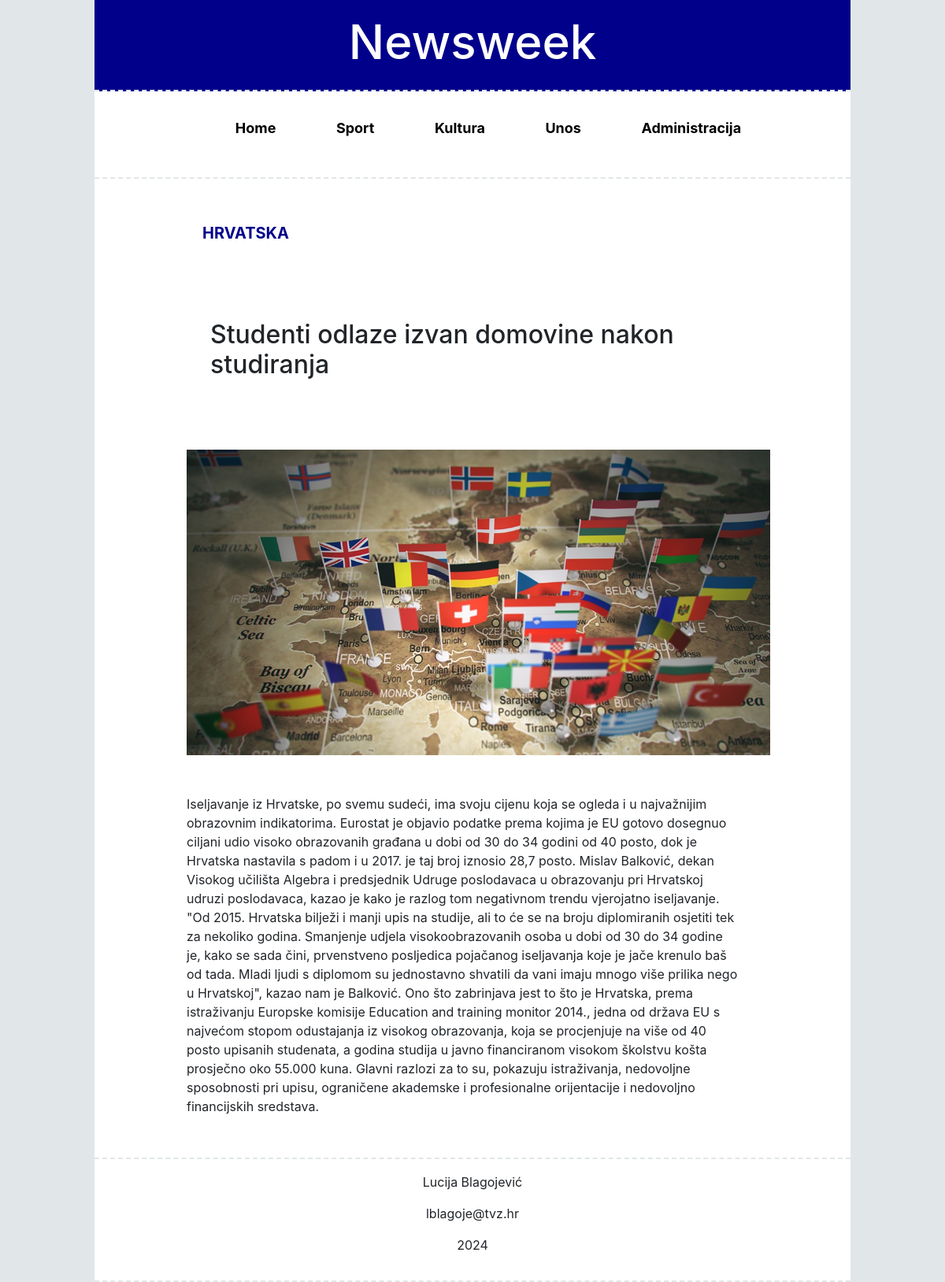
Page /clanak.php?id=1 on the committed database.
### tables this page shows
CREATE TABLE `naslov` (
  `idNaslov` int(11) NOT NULL,
  `naziv` varchar(100) NOT NULL,
  `slike` varchar(64) NOT NULL,
  `kategorija` varchar(100) NOT NULL,
  `arhiva` tinyint(1) NOT NULL,
  `opis` text NOT NULL,
  `kratki_sadrzaj` varchar(200) NOT NULL
);

### clanak.php (the view, shortened to what this page needs)
<?php
include 'connect.php';
$article_id = isset($_GET['id']) ? $_GET['id'] : '';
if (!empty($article_id)) {
    $sql = "SELECT kategorija, naziv, slike, opis FROM naslov WHERE idNaslov = ?";
    $stmt = $conn->prepare($sql);
    $stmt->bind_param("i", $article_id);
    $stmt->execute();
    $result = $stmt->get_result();
}
?>
<!DOCTYPE html>
<html lang="en">
<head>
    <link href="https://stackpath.bootstrapcdn.com/bootstrap/4.5.2/css/bootstrap.min.css" rel="stylesheet">
    <link href="css/style.css" rel="stylesheet">
</head>
<body>
    <header>
        <div class="container k" >
            <div class="row" >
                <div class="col-lg-12 col-sm-12 col-md-12 col-xs-12"  >
                    <h1 >Newsweek</h1>
                </div>
            </div>
        </div>
        <nav >
        <div class="container l" >
            <div class="row" >
                <div class="col-lg-12 col-sm-12 col-md-12 col-xs-12"  >
                        <ul class="nav-ul-no-bullets" >
                            <li ><a href="index.php" class="liboja">Home</a></li>
                            <li ><a href="kategorija.php?id=sport" class="liboja">Sport</a></li>
                            <li ><a href="kategorija.php?id=kultura" class="liboja">Kultura</a></li>
                            <li><a href="unos.php"  class="liboja">Unos</a></li>
                            <li><a href="administracija.php"  class="liboja">Administracija</a></li>
                        </ul>
                </div>
            </div>
        </div>
    </nav>
    </header>
 <section class="s1">
    <div class="container">
        <div class="row clanak">
            <div class="col-lg-12 col-sm-12 col-md-12 col-xs-12"  >
            <?php
                    if (!empty($article_id) && $result->num_rows > 0) {
                        $row = $result->fetch_assoc();
                        $category = $row['kategorija'];
                        $title = $row['naziv'];
                        $image = $row['slike'];
                        $text = $row['opis'];
                        echo '<h3 class="hrv hrv1">' . $category . '</h3>';
                        echo '<h2 class="titleCl">' . $title . '</h2>';
                        echo '<img src="' . UPLPATH . $image . '" class="slikaCl">';
                        echo '<p class="pCl">' . $text . '</p>';
                    } else {
                        echo "Nema rezultata.";
                    }
                    ?>
            </div>
        </div>
 </section>
 <footer>
    <div class="container kontakt">
        <div class="row">
            <div class="col-lg-12 col-sm-12 col-md-12 col-xs-12" >
                <p> Lucija Blagojević</p>
                <p> lblagoje@tvz.hr</p>
                <p> 2024</p>
            </div>
        </div>
    </div>
 </footer>
</body>
</html>

### css/style.css (style rules this page uses)
h1 { text-align: center; color: blue; font-size: 60px; color: white; }
.k { background-color: darkblue !important; }
.l { text-align: center; list-style-type: none; }
nav ul li { list-style-type: none; display: inline-block; padding: 16px; font-size: 30px; }
.nav-ul-no-bullets li { list-style-type: none; color: lightgreen }
.hrv { font-size: 20px; padding-bottom: 20px; color: darkblue; font-weight: bold; padding-left: 40px; padding-right: 40px; }
img { width: 100%; height: 80%; }
.container { width: 100%; max-width: 100%; padding-right: 15px; padding-left: 15px; margin-right: auto; margin-left: auto; }
.liboja { color: black; font-weight: bold; }
.container { padding: 17px; background-color: white; width: 80%; border-bottom: 2px dashed rgb(225, 230, 232); }
body { background-color: rgb(225, 230, 232); }
.kontakt { text-align: center; }
@media (min-width: 766px) { nav ul li { display: inline-block; font-size: 18px; } }
.row a { padding: 20px; }
.slikaCl { width: 80%; padding-top: 30px; padding-bottom: 30px; height: auto; margin-left: 100px; }
.pCl { padding: 20px; width: 80%; margin-left: 80px; text-align: left; overflow: auto; box-sizing: border-box; }
.titleCl { padding: 50px; margin-left: 80px; }
.hrv1 { padding: 40px; margin-left: 80px; }

### rows in the picture
naslov: kategorija "HRVATSKA", naziv "Studenti odlaze izvan domovine nakon studiranja", opis "Iseljavanje iz Hrvatske, po svemu sudeći, ima svoju cijenu koja se ogleda i u najvažnijim obrazovnim indikatorima. Eurostat je objavio podatke prema kojima je EU gotovo dosegnuo ciljani udio visoko obrazovanih građana u dobi od 30 do 34 godini od 40 posto, dok je Hrvatska nastavila s padom i u 2017. je taj broj iznosio 28,7 posto. Mislav Balković, dekan Visokog učilišta Algebra i predsjednik Udruge poslodavaca u obrazovanju pri Hrvatskoj udruzi poslodavaca, kazao je kako je razlog tom negativnom trendu vjerojatno iseljavanje. \"Od 2015. Hrvatska bilježi i manji upis na studije, ali to će se na broju diplomiranih osjetiti tek za nekoliko godina. Smanjenje udjela visokoobrazovanih osoba u dobi…"
